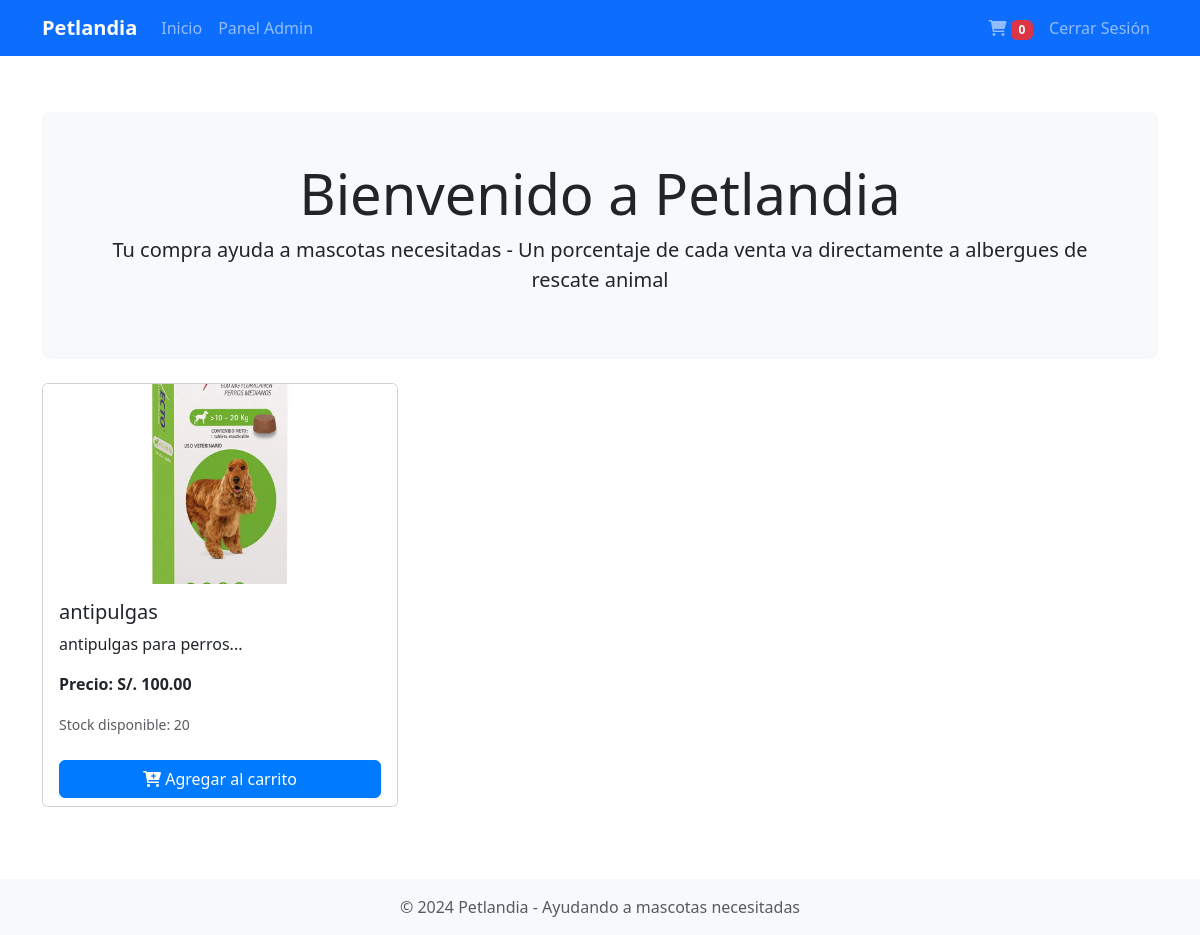
Screenshot of / (signed in) with the database file from the repository.
### app.py (models this page shows)
class Product(db.Model):
    id = db.Column(db.Integer, primary_key=True)
    name = db.Column(db.String(100), nullable=False)
    description = db.Column(db.Text, nullable=False)
    price = db.Column(db.Float, nullable=False)
    image_url = db.Column(db.String(200))
    stock = db.Column(db.Integer, default=0)
    created_at = db.Column(db.DateTime, default=datetime.utcnow)
    updated_at = db.Column(db.DateTime, default=datetime.utcnow, onupdate=datetime.utcnow)

### app.py (the view)
@app.route('/')
def index():
    products = Product.query.all()
    return render_template('index.html', products=products)

### app.py (called while the page is built)
@login_manager.user_loader
def load_user(user_id):
    return User.query.get(int(user_id))

### app/templates/index.html (shortened to what this page needs)
{% extends "base.html" %}
{% block content %}
<div class="jumbotron text-center bg-light p-5 rounded-3 mb-4">
    <h1 class="display-4">Bienvenido a Petlandia</h1>
    <p class="lead">Tu compra ayuda a mascotas necesitadas - Un porcentaje de cada venta va directamente a albergues de rescate animal</p>
</div>
<div class="row">
    {% for product in products %}
    <div class="col-md-4 mb-4">
        <div class="card h-100">
            {% if product.image_url %}
            <img src="{{ product.image_url }}" class="card-img-top" alt="{{ product.name }}">
            {% else %}
            <img src="{{ url_for('static', filename='img/default-product.jpg') }}" class="card-img-top" alt="Imagen por defecto">
            {% endif %}
            <div class="card-body">
                <h5 class="card-title">{{ product.name }}</h5>
                <p class="card-text">{{ product.description[:100] }}...</p>
                <p class="card-text"><strong>Precio: S/. {{ "%.2f"|format(product.price) }}</strong></p>
                <p class="card-text"><small class="text-muted">Stock disponible: {{ product.stock }}</small></p>
            </div>
            <div class="card-footer bg-white border-top-0">
                <button class="btn btn-primary w-100" onclick="addToCart({{ product.id }})">
                    <i class="fas fa-cart-plus"></i> Agregar al carrito
                </button>
            </div>
        </div>
    </div>
    {% endfor %}
</div>
{% endblock %}

### app/static/css/style.css (style rules this page uses)
body { min-height: 100vh; display: flex; flex-direction: column; }
.card { transition: transform 0.2s; height: 100%; }
.card-img-top { height: 200px; object-fit: cover; }
.btn-primary { background-color: #007bff; border-color: #007bff; }

### rows the page displays
Product: image_url (picture), name "antipulgas", description "antipulgas para perros", price "100.00", stock "20"
